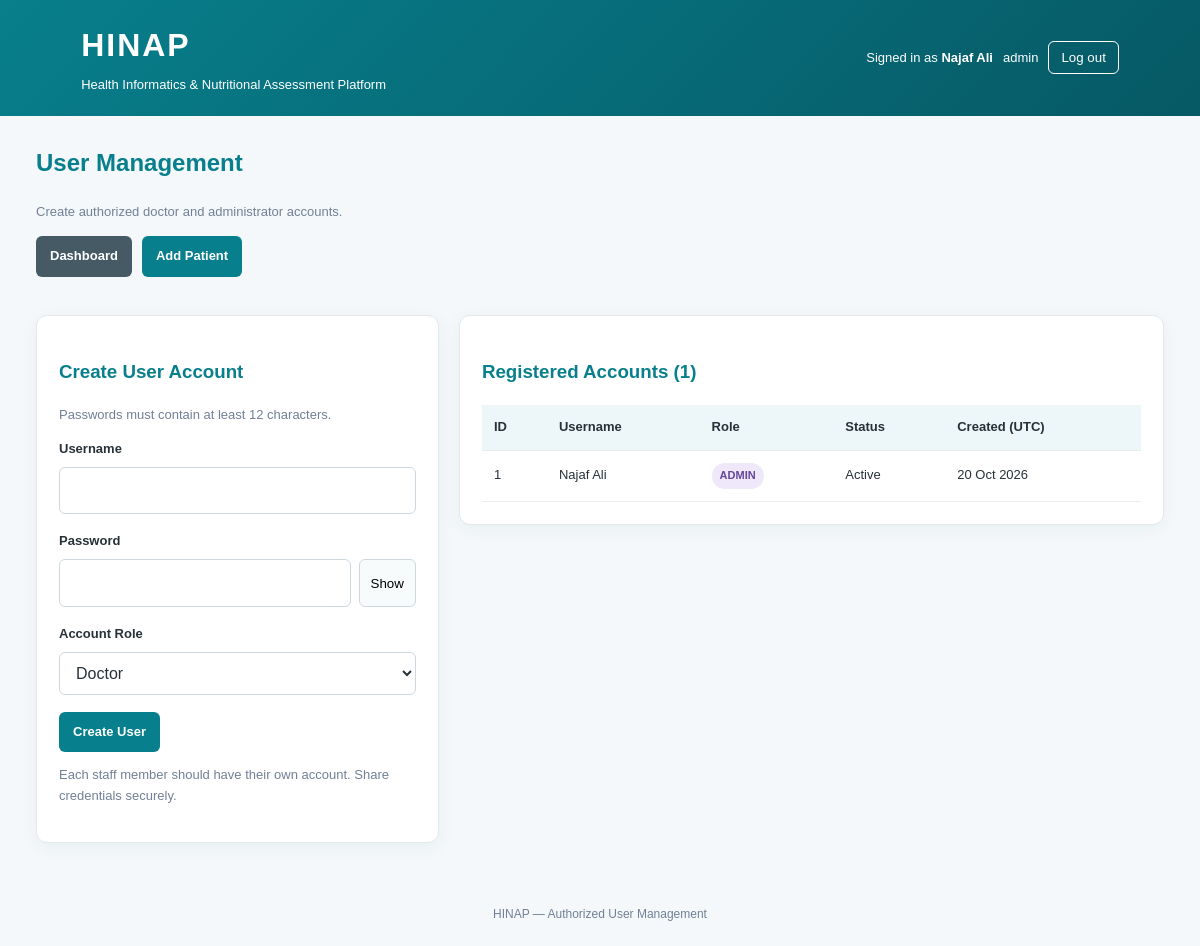
Screenshot of /users (signed in) with the database file from the repository.
### HINAP_System.py (models this page shows)
class User(db.Model):
    id = db.Column(db.Integer, primary_key=True)
    username = db.Column(db.String(40), unique=True, nullable=False, index=True)
    password_hash = db.Column(db.String(255), nullable=False)
    role = db.Column(db.String(20), nullable=False, default="doctor")
    is_active = db.Column(db.Boolean, nullable=False, default=True)
    created_at = db.Column(db.DateTime, nullable=False, default=utc_now)

### HINAP_System.py (the view, shortened to what this page needs)
@app.route("/users", methods=["GET", "POST"])
@admin_required
def users():
    return render_template("user.html", users=User.query.order_by(User.username.asc()).all(), roles=("admin", "doctor"))

### HINAP_System.py (called while the page is built)
def csrf_token():
    token = session.get("_csrf_token")
    if not token:
        token = secrets.token_urlsafe(32)
        session["_csrf_token"] = token
    return token

@app.context_processor
def inject_template_globals():
    return {"csrf_token": csrf_token, "current_user": getattr(g, "current_user", None)}

def admin_required(view):
    @wraps(view)
    def wrapped(*args, **kwargs):
        user = getattr(g, "current_user", None)
        if user is None or user.role != "admin":
            abort(403, description="Administrator access is required.")
        return view(*args, **kwargs)
    return wrapped

### templates/user.html (shortened to what this page needs)
<!DOCTYPE html>
<html lang="en">
<head>
</head>
<body>
<header>
    <div class="header-inner">
        <div>
            <h1>HINAP</h1>
            <p>Health Informatics &amp; Nutritional Assessment Platform</p>
        </div>
        <div class="account">
            {% if current_user %}
                <span>Signed in as <strong>{{ current_user.username }}</strong></span>
                <span>{{ current_user.role }}</span>
            {% endif %}
            <form class="logout-form" method="POST" action="{{ url_for('logout') }}">
                <button class="logout-button" type="submit">Log out</button>
            </form>
        </div>
    </div>
</header>
<main>
    <h2>User Management</h2>
    <p class="muted">Create authorized doctor and administrator accounts.</p>
    <nav class="navigation">
        <a class="button secondary" href="{{ url_for('home') }}">Dashboard</a>
        <a class="button" href="{{ url_for('add_patient') }}">Add Patient</a>
    </nav>
    <div class="grid">
        <section class="panel">
            <h3>Create User Account</h3>
            <p class="muted">Passwords must contain at least 12 characters.</p>
            <form method="POST" action="{{ url_for('users') }}">
                <div class="form-group">
                    <label for="username">Username</label>
                    <input id="username" name="username" type="text"
                           minlength="3" maxlength="40"
                           pattern="[A-Za-z0-9_.-]{3,40}"
                           autocomplete="off" required>
                </div>
                <div class="form-group">
                    <label for="password">Password</label>
                    <div class="password-row">
                        <input id="password" name="password" type="password"
                               minlength="12" maxlength="256"
                               autocomplete="new-password" required>
                        <button class="toggle" id="togglePassword"
                                type="button" aria-pressed="false">Show</button>
                    </div>
                </div>
                <div class="form-group">
                    <label for="role">Account Role</label>
                    <select id="role" name="role" required>
                        <option value="doctor" selected>Doctor</option>
                    </select>
                </div>
                <button class="button" type="submit">Create User</button>
            </form>
            <p class="muted">
                Each staff member should have their own account.
                Share credentials securely.
            </p>
        </section>
        <section class="panel">
            <h3>Registered Accounts ({{ users|length }})</h3>
            {% if users %}
                <div class="table-scroll">
                    <table>
                        <thead>
                            <tr>
                                <th>ID</th>
                                <th>Username</th>
                                <th>Role</th>
                                <th>Status</th>
                                <th>Created (UTC)</th>
                            </tr>
                        </thead>
                        <tbody>
                            {% for user in users %}
                                <tr>
                                    <td>{{ user.id }}</td>
                                    <td>{{ user.username }}</td>
                                    <td>
                                        <span class="role {% if user.role == 'admin' %}role-admin{% endif %}">
                                            {{ user.role }}
                                        </span>
                                    </td>
                                    <td>{{ 'Active' if user.is_active else 'Inactive' }}</td>
                                    <td>
                                        {{ user.created_at.strftime('%d %b %Y') if user.created_at else '—' }}
                                    </td>
                                </tr>
                            {% endfor %}
                        </tbody>
                    </table>
                </div>
            {% else %}
                <p class="muted">No accounts were found.</p>
            {% endif %}
        </section>
    </div>
</main>
<footer>HINAP — Authorized User Management</footer>
</body>
</html>

### templates/user.html (style rules this page uses)
:root { --teal: #087f8c; --dark: #065965; --bg: #f4f8fb; --text: #263238; --muted: #718096; }
* { box-sizing: border-box; }
body { margin: 0; font-family: Arial, sans-serif; background: var(--bg); color: var(--text); line-height: 1.6; }
header { padding: 20px 4%; color: white; background: linear-gradient(135deg, var(--teal), var(--dark)); }
.header-inner, main { width: 94%; max-width: 1150px; margin: auto; }
.header-inner { display: flex; justify-content: space-between; align-items: center; gap: 15px; flex-wrap: wrap; }
h1 { margin: 0; letter-spacing: 2px; }
header p { margin: 4px 0 0; font-size: 13px; }
main { margin-top: 28px; margin-bottom: 40px; }
h2, h3 { color: var(--teal); }
.account, .navigation { display: flex; align-items: center; gap: 10px; flex-wrap: wrap; }
.account { font-size: 13px; }
.logout-form { margin: 0; }
.logout-button { padding: 8px 12px; border: 1px solid white; border-radius: 6px; background: transparent; color: white; cursor: pointer; }
.button { display: inline-flex; justify-content: center; align-items: center; padding: 10px 14px; border: 0; border-radius: 6px; background: var(--teal); color: white; font: inherit; font-size: 13px; font-weight: bold; text-decoration: none; cursor: pointer; }
.secondary { background: #455a64; }
.panel { padding: 22px; margin-top: 20px; border: 1px solid #e1e9ed; border-radius: 11px; background: white; box-shadow: 0 4px 18px #1436410d; }
.grid { display: grid; grid-template-columns: minmax(260px, 0.8fr) minmax(0, 1.4fr); gap: 20px; align-items: start; }
.muted { color: var(--muted); font-size: 13px; }
label { display: block; margin-bottom: 7px; font-size: 13px; font-weight: bold; }
.form-group { margin-bottom: 17px; }
input, select { width: 100%; min-height: 43px; padding: 10px 12px; border: 1px solid #cbd9de; border-radius: 6px; background: white; color: var(--text); font: inherit; }
.password-row { display: flex; gap: 8px; }
.password-row input { flex: 1; min-width: 0; }
.toggle { padding: 8px 11px; border: 1px solid #cbd9de; border-radius: 6px; background: #f8fbfc; cursor: pointer; }
.table-scroll { overflow-x: auto; }
table { width: 100%; min-width: 400px; border-collapse: collapse; }
th, td { padding: 12px; border-bottom: 1px solid #e8eef0; text-align: left; font-size: 13px; }
th { background: #edf6f8; }
.role { display: inline-block; padding: 4px 8px; border-radius: 20px; background: #e8f5f7; color: #066774; font-size: 11px; font-weight: bold; text-transform: uppercase; }
.role-admin { background: #eee8fa; color: #65479c; }
footer { padding: 22px; color: var(--muted); text-align: center; font-size: 12px; }

### rows the page displays
User: username "Najaf Ali", role "admin", id "1", role "ADMIN", is_active "Active", created_at "20 Oct 2026"

### other values shown
{{ users|length }} "1"
